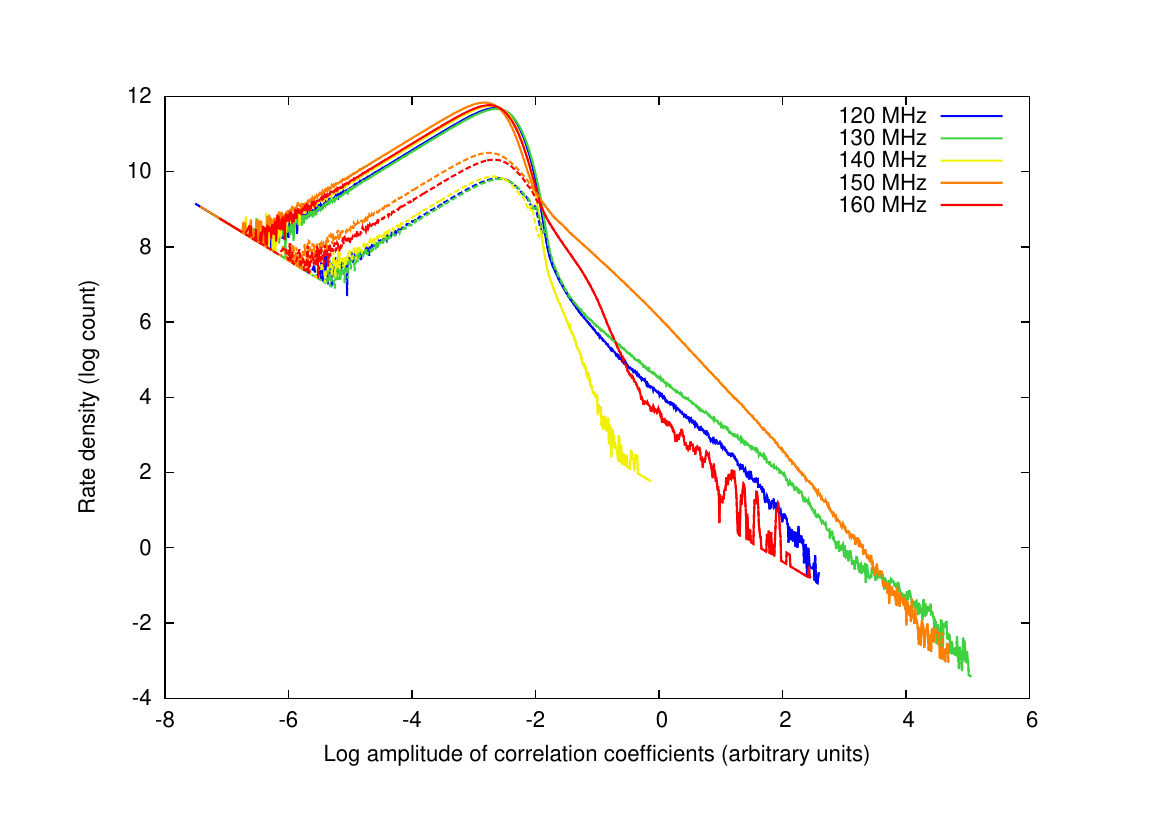

Write the gnuplot code that produced this figure.
set terminal postscript enhanced color font 'Helvetica,16'
#set logscale xy
#set xrange [0.001:10000]
set output "plot-dist-per-frequency.ps"
set key top right
set xlabel "Log amplitude of correlation coefficients (arbitrary units)"
set ylabel "Rate density (log count)"
plot \
"data-120MHz.txt" using 2:3 with lines title '120 MHz' lw 3.0 lt 1 lc rgb "#0000FF", \
"data-130MHz.txt" using 2:3 with lines title '130 MHz' lw 3.0 lt 1 lc rgb "#40D040", \
"data-140MHz.txt" using 2:3 with lines title '140 MHz' lw 3.0 lt 1 lc rgb "#F0F000", \
"data-150MHz.txt" using 2:3 with lines title '150 MHz' lw 3.0 lt 1 lc rgb "#FF8000", \
"data-160MHz.txt" using 2:3 with lines title '160 MHz' lw 3.0 lt 1 lc rgb "#FF0000", \
"data-120MHz-RFI.txt" using 2:3 with lines title '' lw 3.0 lt 2 lc rgb "#0000FF", \
"data-130MHz-RFI.txt" using 2:3 with lines title '' lw 3.0 lt 2 lc rgb "#40D040", \
"data-140MHz-RFI.txt" using 2:3 with lines title '' lw 3.0 lt 2 lc rgb "#F0F000", \
"data-150MHz-RFI.txt" using 2:3 with lines title '' lw 3.0 lt 2 lc rgb "#FF8000", \
"data-160MHz-RFI.txt" using 2:3 with lines title '' lw 3.0 lt 2 lc rgb "#FF0000"
